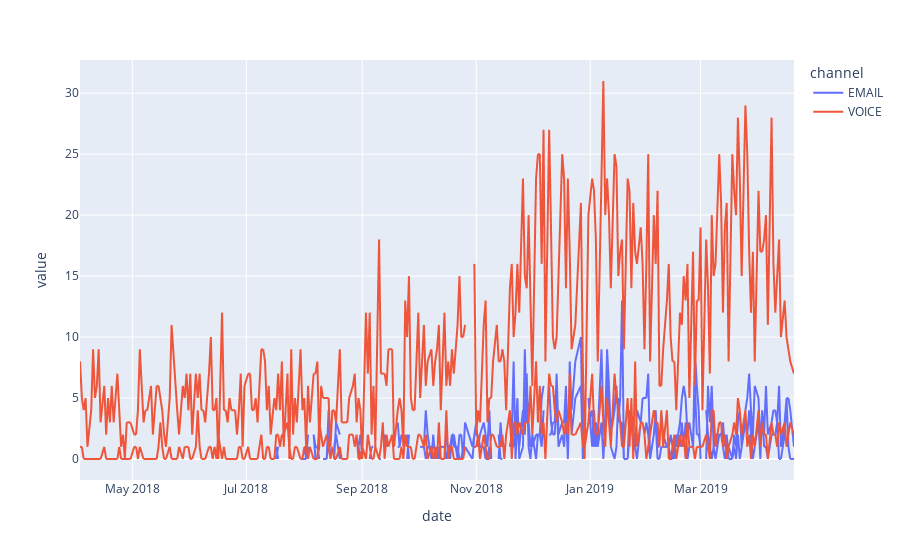

The notebook cell this image was saved under:
### Code cell
fig2 = px.line(df_sat, x='date', y=['number_of_csat', 'number_of_dsat'], color='channel')
fig2.show()

### Figure 1 — Plotly figure (JSON) as saved in the notebook; plotly's stock layout.template omitted (floating-point values rounded to 4 significant figures; data arrays with more than 128 entries replaced by an {"elided": "..."} marker saying what was removed)
{"data": [{"hovertemplate": "channel=EMAIL<br>variable=number_of_csat<br>date=%{x}<br>value=%{y}<extra></extra>", "legendgroup": "EMAIL", "line": {"color": "#636efa", "dash": "solid"}, "mode": "lines", "name": "EMAIL", "showlegend": true, "type": "scattergl", "x": {"elided": "318 str values"}, "xaxis": "x", "y": {"elided": "318 int values"}, "yaxis": "y"}, {"hovertemplate": "channel=EMAIL<br>variable=number_of_dsat<br>date=%{x}<br>value=%{y}<extra></extra>", "legendgroup": "EMAIL", "line": {"color": "#636efa", "dash": "solid"}, "mode": "lines", "name": "EMAIL", "showlegend": false, "type": "scattergl", "x": {"elided": "318 str values"}, "xaxis": "x", "y": {"elided": "318 int values"}, "yaxis": "y"}, {"hovertemplate": "channel=VOICE<br>variable=number_of_csat<br>date=%{x}<br>value=%{y}<extra></extra>", "legendgroup": "VOICE", "line": {"color": "#EF553B", "dash": "solid"}, "mode": "lines", "name": "VOICE", "showlegend": true, "type": "scattergl", "x": {"elided": "318 str values"}, "xaxis": "x", "y": {"elided": "318 int values"}, "yaxis": "y"}, {"hovertemplate": "channel=VOICE<br>variable=number_of_dsat<br>date=%{x}<br>value=%{y}<extra></extra>", "legendgroup": "VOICE", "line": {"color": "#EF553B", "dash": "solid"}, "mode": "lines", "name": "VOICE", "showlegend": false, "type": "scattergl", "x": {"elided": "318 str values"}, "xaxis": "x", "y": {"elided": "318 int values"}, "yaxis": "y"}], "layout": {"legend": {"title": {"text": "channel"}, "tracegroupgap": 0}, "margin": {"t": 60}, "xaxis": {"anchor": "y", "domain": [0, 1], "title": {"text": "date"}}, "yaxis": {"anchor": "x", "domain": [0, 1], "title": {"text": "value"}}}}
